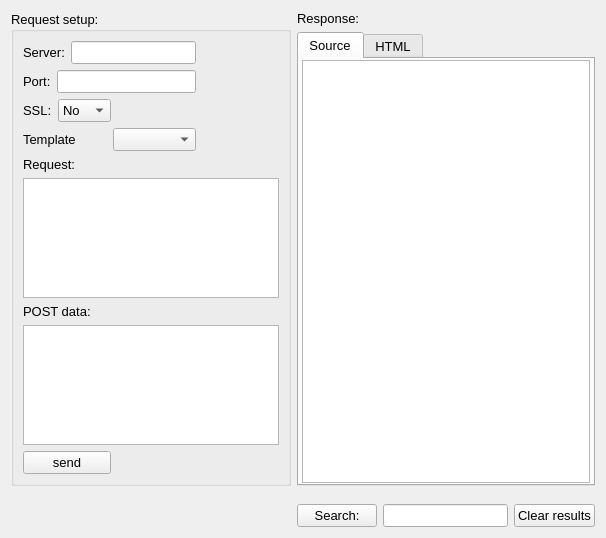
      <widget class="QWidget" name="tab_7">
       <attribute name="icon">
        <iconset>
         <normaloff>images/plugin_edit.png</normaloff>images/plugin_edit.png</iconset>
       </attribute>
       <attribute name="title">
        <string>RequesteR</string>
       </attribute>
       <layout class="QGridLayout" name="gridLayout_25">
        <item row="1" column="1">
         <layout class="QHBoxLayout">
          <property name="topMargin">
           <number>12</number>
          </property>
          <item>
           <widget class="QPushButton" name="pushButton_5">
            <property name="font">
             <font>
              <pointsize>10</pointsize>
             </font>
            </property>
            <property name="text">
             <string>Search:</string>
            </property>
            <property name="icon">
             <iconset>
              <normaloff>images/Icons/Search.png</normaloff>images/Icons/Search.png</iconset>
            </property>
           </widget>
          </item>
          <item>
           <widget class="QLineEdit" name="lineEdit_3">
            <property name="font">
             <font>
              <pointsize>10</pointsize>
             </font>
            </property>
           </widget>
          </item>
          <item>
           <layout class="QHBoxLayout">
            <item>
             <widget class="QPushButton" name="clearButton">
              <property name="font">
               <font>
                <pointsize>10</pointsize>
               </font>
              </property>
              <property name="text">
               <string>Clear results</string>
              </property>
              <property name="icon">
               <iconset>
                <normaloff>images/editdelete.png</normaloff>images/editdelete.png</iconset>
              </property>
             </widget>
            </item>
           </layout>
          </item>
         </layout>
        </item>
        <item row="0" column="1">
         <layout class="QVBoxLayout" name="verticalLayout_2">
          <item>
           <widget class="QLabel" name="label_26">
            <property name="font">
             <font>
              <pointsize>10</pointsize>
             </font>
            </property>
            <property name="text">
             <string>Response:</string>
            </property>
           </widget>
          </item>
          <item>
           <widget class="QTabWidget" name="tabWidget_2">
            <property name="font">
             <font>
              <pointsize>10</pointsize>
             </font>
            </property>
            <property name="currentIndex">
             <number>0</number>
            </property>
            <widget class="QWidget" name="tab_9">
             <attribute name="title">
              <string>Source</string>
             </attribute>
             <layout class="QHBoxLayout">
              <property name="leftMargin">
               <number>3</number>
              </property>
              <property name="topMargin">
               <number>1</number>
              </property>
              <property name="rightMargin">
               <number>3</number>
              </property>
              <property name="bottomMargin">
               <number>1</number>
              </property>
              <item>
               <widget class="QTextEdit" name="textEdit">
                <property name="acceptRichText">
                 <bool>false</bool>
                </property>
               </widget>
              </item>
             </layout>
            </widget>
            <widget class="QWidget" name="tab_8">
             <attribute name="title">
              <string>HTML</string>
             </attribute>
             <layout class="QHBoxLayout">
              <property name="leftMargin">
               <number>3</number>
              </property>
              <property name="topMargin">
               <number>1</number>
              </property>
              <property name="rightMargin">
               <number>3</number>
              </property>
              <property name="bottomMargin">
               <number>1</number>
              </property>
              <item>
               <widget class="QTextBrowser" name="textBrowser">
                <property name="font">
                 <font>
                  <pointsize>10</pointsize>
                 </font>
                </property>
                <property name="tabChangesFocus">
                 <bool>true</bool>
                </property>
               </widget>
              </item>
             </layout>
            </widget>
           </widget>
          </item>
         </layout>
        </item>
        <item row="0" column="0">
         <widget class="QSplitter" name="splitter_3">
          <property name="orientation">
           <enum>Qt::Vertical</enum>
          </property>
          <widget class="QGroupBox" name="groupBox_5">
           <property name="sizePolicy">
            <sizepolicy hsizetype="Expanding" vsizetype="Expanding">
             <horstretch>0</horstretch>
             <verstretch>0</verstretch>
            </sizepolicy>
           </property>
           <property name="font">
            <font>
             <pointsize>10</pointsize>
            </font>
           </property>
           <property name="title">
            <string>Request setup:</string>
           </property>
           <layout class="QGridLayout" name="gridLayout_2">
            <item row="0" column="0" colspan="2">
             <layout class="QHBoxLayout" name="horizontalLayout_6">
              <item>
               <widget class="QLabel" name="label_22">
                <property name="font">
                 <font>
                  <pointsize>10</pointsize>
                 </font>
                </property>
                <property name="toolTip">
                 <string>&lt;html&gt;&lt;head&gt;&lt;meta name=&quot;qrichtext&quot; content=&quot;1&quot; /&gt;&lt;/head&gt;&lt;body style=&quot; white-space: pre-wrap; font-family:Lucida Grande; font-size:13pt; font-weight:400; font-style:normal; text-decoration:none;&quot;&gt;&lt;p style=&quot; margin-top:0px; margin-bottom:0px; margin-left:0px; margin-right:0px; -qt-block-indent:0; text-indent:0px;&quot;&gt;&lt;span style=&quot; font-size:10pt;&quot;&gt;Here goes the server the format could be:&lt;/span&gt;&lt;/p&gt;&lt;p style=&quot; margin-top:0px; margin-bottom:0px; margin-left:0px; margin-right:0px; -qt-block-indent:0; text-indent:0px; font-size:10pt;&quot;&gt;www.mycompany.com or 192.168.1.1&lt;/p&gt;&lt;/body&gt;&lt;/html&gt;</string>
                </property>
                <property name="text">
                 <string>Server:</string>
                </property>
               </widget>
              </item>
              <item>
               <widget class="QLineEdit" name="serverLine">
                <property name="font">
                 <font>
                  <pointsize>10</pointsize>
                 </font>
                </property>
                <property name="toolTip">
                 <string>&lt;html&gt;&lt;head&gt;&lt;meta name=&quot;qrichtext&quot; content=&quot;1&quot; /&gt;&lt;/head&gt;&lt;body style=&quot; white-space: pre-wrap; font-family:Lucida Grande; font-size:13pt; font-weight:400; font-style:normal; text-decoration:none;&quot;&gt;&lt;p style=&quot; margin-top:0px; margin-bottom:0px; margin-left:0px; margin-right:0px; -qt-block-indent:0; text-indent:0px;&quot;&gt;&lt;span style=&quot; font-size:10pt;&quot;&gt;Here goes the server the format could be:&lt;/span&gt;&lt;/p&gt;&lt;p style=&quot; margin-top:0px; margin-bottom:0px; margin-left:0px; margin-right:0px; -qt-block-indent:0; text-indent:0px; font-size:10pt;&quot;&gt;www.mycompany.com or 192.168.1.1&lt;/p&gt;&lt;/body&gt;&lt;/html&gt;</string>
                </property>
               </widget>
              </item>
             </layout>
            </item>
            <item row="0" column="2">
             <spacer name="horizontalSpacer_5">
              <property name="orientation">
               <enum>Qt::Horizontal</enum>
              </property>
              <property name="sizeHint" stdset="0">
               <size>
                <width>64</width>
                <height>20</height>
               </size>
              </property>
             </spacer>
            </item>
            <item row="1" column="0" colspan="2">
             <layout class="QHBoxLayout" name="horizontalLayout_7">
              <item>
               <widget class="QLabel" name="label_23">
                <property name="font">
                 <font>
                  <pointsize>10</pointsize>
                 </font>
                </property>
                <property name="text">
                 <string>Port:</string>
                </property>
               </widget>
              </item>
              <item>
               <widget class="QLineEdit" name="portLine">
                <property name="font">
                 <font>
                  <pointsize>10</pointsize>
                 </font>
                </property>
               </widget>
              </item>
             </layout>
            </item>
            <item row="1" column="2">
             <spacer name="horizontalSpacer_6">
              <property name="orientation">
               <enum>Qt::Horizontal</enum>
              </property>
              <property name="sizeHint" stdset="0">
               <size>
                <width>64</width>
                <height>20</height>
               </size>
              </property>
             </spacer>
            </item>
            <item row="2" column="0">
             <layout class="QHBoxLayout" name="horizontalLayout_8">
              <item>
               <widget class="QLabel" name="label_27">
                <property name="font">
                 <font>
                  <pointsize>10</pointsize>
                 </font>
                </property>
                <property name="text">
                 <string>SSL:</string>
                </property>
               </widget>
              </item>
              <item>
               <widget class="QComboBox" name="sslCombo">
                <property name="font">
                 <font>
                  <pointsize>10</pointsize>
                 </font>
                </property>
                <item>
                 <property name="text">
                  <string>No</string>
                 </property>
                </item>
                <item>
                 <property name="text">
                  <string>Yes</string>
                 </property>
                </item>
               </widget>
              </item>
             </layout>
            </item>
            <item row="2" column="1">
             <spacer name="horizontalSpacer_7">
              <property name="orientation">
               <enum>Qt::Horizontal</enum>
              </property>
              <property name="sizeHint" stdset="0">
               <size>
                <width>64</width>
                <height>20</height>
               </size>
              </property>
             </spacer>
            </item>
            <item row="3" column="0" colspan="2">
             <layout class="QHBoxLayout" name="horizontalLayout_9">
              <item>
               <widget class="QLabel" name="label_31">
                <property name="font">
                 <font>
                  <pointsize>10</pointsize>
                 </font>
                </property>
                <property name="text">
                 <string>Template</string>
                </property>
               </widget>
              </item>
              <item>
               <widget class="QComboBox" name="comboBox">
                <property name="font">
                 <font>
                  <pointsize>10</pointsize>
                 </font>
                </property>
                <property name="toolTip">
                 <string>&lt;html&gt;&lt;head&gt;&lt;meta name=&quot;qrichtext&quot; content=&quot;1&quot; /&gt;&lt;style type=&quot;text/css&quot;&gt;
p, li { white-space: pre-wrap; }
&lt;/style&gt;&lt;/head&gt;&lt;body style=&quot; font-family:'MS Shell Dlg 2'; font-size:8.25pt; font-weight:400; font-style:normal;&quot;&gt;
&lt;p style=&quot; margin-top:0px; margin-bottom:0px; margin-left:0px; margin-right:0px; -qt-block-indent:0; text-indent:0px;&quot;&gt;&lt;span style=&quot; font-size:10pt;&quot;&gt;Some predefined request..&lt;/span&gt;&lt;/p&gt;&lt;/body&gt;&lt;/html&gt;</string>
                </property>
               </widget>
              </item>
             </layout>
            </item>
            <item row="3" column="2">
             <spacer name="horizontalSpacer_8">
              <property name="orientation">
               <enum>Qt::Horizontal</enum>
              </property>
              <property name="sizeHint" stdset="0">
               <size>
                <width>64</width>
                <height>20</height>
               </size>
              </property>
             </spacer>
            </item>
            <item row="4" column="0">
             <widget class="QLabel" name="label_25">
              <property name="font">
               <font>
                <pointsize>10</pointsize>
               </font>
              </property>
              <property name="text">
               <string>Request:</string>
              </property>
             </widget>
            </item>
            <item row="5" column="0" colspan="3">
             <widget class="QTextEdit" name="requestEdit">
              <property name="sizePolicy">
               <sizepolicy hsizetype="Expanding" vsizetype="Expanding">
                <horstretch>0</horstretch>
                <verstretch>0</verstretch>
               </sizepolicy>
              </property>
              <property name="maximumSize">
               <size>
                <width>16777215</width>
                <height>120</height>
               </size>
              </property>
              <property name="font">
               <font>
                <pointsize>10</pointsize>
               </font>
              </property>
              <property name="tabChangesFocus">
               <bool>true</bool>
              </property>
              <property name="html">
               <string>&lt;!DOCTYPE HTML PUBLIC &quot;-//W3C//DTD HTML 4.0//EN&quot; &quot;http://www.w3.org/TR/REC-html40/strict.dtd&quot;&gt;
&lt;html&gt;&lt;head&gt;&lt;meta name=&quot;qrichtext&quot; content=&quot;1&quot; /&gt;&lt;style type=&quot;text/css&quot;&gt;
p, li { white-space: pre-wrap; }
&lt;/style&gt;&lt;/head&gt;&lt;body style=&quot; font-family:'Lucida Grande'; font-size:10pt; font-weight:400; font-style:normal;&quot;&gt;
&lt;p style=&quot;-qt-paragraph-type:empty; margin-top:0px; margin-bottom:0px; margin-left:0px; margin-right:0px; -qt-block-indent:0; text-indent:0px; font-family:'MS Shell Dlg 2'; font-size:8pt;&quot;&gt;&lt;/p&gt;&lt;/body&gt;&lt;/html&gt;</string>
              </property>
              <property name="acceptRichText">
               <bool>false</bool>
              </property>
             </widget>
            </item>
            <item row="6" column="0">
             <widget class="QLabel" name="label_24">
              <property name="sizePolicy">
               <sizepolicy hsizetype="Expanding" vsizetype="Expanding">
                <horstretch>0</horstretch>
                <verstretch>0</verstretch>
               </sizepolicy>
              </property>
              <property name="font">
               <font>
                <pointsize>10</pointsize>
               </font>
              </property>
              <property name="text">
               <string>POST data:</string>
              </property>
             </widget>
            </item>
            <item row="7" column="0" colspan="3">
             <widget class="QTextEdit" name="postEdit">
              <property name="sizePolicy">
               <sizepolicy hsizetype="Expanding" vsizetype="Expanding">
                <horstretch>0</horstretch>
                <verstretch>0</verstretch>
               </sizepolicy>
              </property>
              <property name="maximumSize">
               <size>
                <width>16777215</width>
                <height>120</height>
               </size>
              </property>
              <property name="font">
               <font>
                <pointsize>10</pointsize>
               </font>
              </property>
              <property name="tabChangesFocus">
               <bool>true</bool>
              </property>
              <property name="html">
               <string>&lt;!DOCTYPE HTML PUBLIC &quot;-//W3C//DTD HTML 4.0//EN&quot; &quot;http://www.w3.org/TR/REC-html40/strict.dtd&quot;&gt;
&lt;html&gt;&lt;head&gt;&lt;meta name=&quot;qrichtext&quot; content=&quot;1&quot; /&gt;&lt;style type=&quot;text/css&quot;&gt;
p, li { white-space: pre-wrap; }
&lt;/style&gt;&lt;/head&gt;&lt;body style=&quot; font-family:'Lucida Grande'; font-size:10pt; font-weight:400; font-style:normal;&quot;&gt;
&lt;p style=&quot;-qt-paragraph-type:empty; margin-top:0px; margin-bottom:0px; margin-left:0px; margin-right:0px; -qt-block-indent:0; text-indent:0px; font-family:'MS Shell Dlg 2'; font-size:8pt;&quot;&gt;&lt;/p&gt;&lt;/body&gt;&lt;/html&gt;</string>
              </property>
              <property name="acceptRichText">
               <bool>false</bool>
              </property>
             </widget>
            </item>
            <item row="8" column="0">
             <widget class="QPushButton" name="sendRequestButton">
              <property name="text">
               <string>send</string>
              </property>
              <property name="icon">
               <iconset>
                <normaloff>images/Icons/Knob Play Green.png</normaloff>images/Icons/Knob Play Green.png</iconset>
              </property>
             </widget>
            </item>
           </layout>
          </widget>
         </widget>
        </item>
       </layout>
       <zorder></zorder>
       <zorder>splitter_3</zorder>
      </widget>
